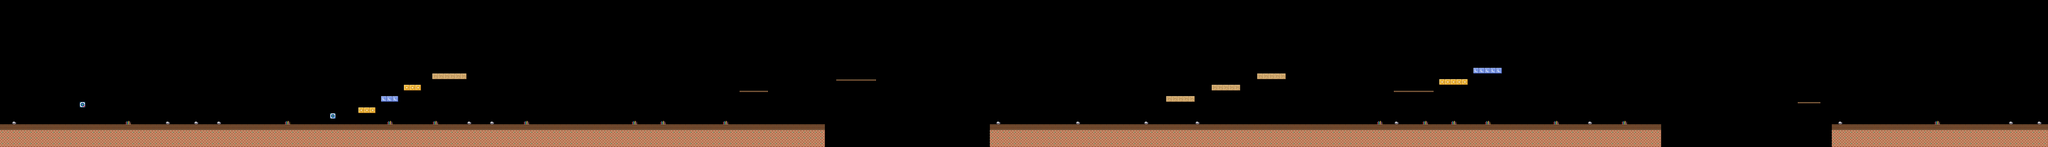

Below is a game level as drawn by its tile map, then a one-line description and the .tmx that defines it (tile-layer data replaced by summaries):
An orthogonal 360x26 tile map with 32x32 px tiles, 5 tile layers (background, terrain, blocks, collectibles, ...) and 56 objects (20x lily_pad, 8x coin, 5x sign, 5x enemy, 3x page, ...).

<map version="1.10" tiledversion="1.10.2" orientation="orthogonal" renderorder="right-down" width="360" height="26" tilewidth="32" tileheight="32" infinite="0" nextlayerid="8" nextobjectid="57">
 <properties>
  <property name="name" value="The Clockwork Gallery" />
  <property name="subtitle" value="Switches, crumbles and two routes through the machines" />
  <property name="theme" value="clockwork" />
  <property name="music" value="clockwork" />
  <property name="next_level" value="level8.tmx" />
  <property name="par_time" type="int" value="190" />
  <property name="difficulty" type="int" value="7" />
  <property name="switch_period" type="float" value="0.0" />
 </properties>
 <tileset firstgid="1" source="tileset.tsx" />
 <layer id="1" name="background" width="360" height="26">
  <data>[9360 cells, 0 non-empty, 0 distinct tile ids]</data>
 </layer>
 <layer id="2" name="terrain" width="360" height="26">
  <data>[9360 cells, 1227 non-empty, 3 distinct tile ids]</data>
 </layer>
 <layer id="3" name="blocks" width="360" height="26">
  <data>[9360 cells, 42 non-empty, 5 distinct tile ids]</data>
 </layer>
 <layer id="4" name="collectibles" width="360" height="26">
  <data>[9360 cells, 0 non-empty, 0 distinct tile ids]</data>
 </layer>
 <layer id="5" name="decorations" width="360" height="26">
  <data>[9360 cells, 30 non-empty, 2 distinct tile ids]</data>
 </layer>
 <objectgroup id="7" name="entities">
  <object id="1" name="" type="sign" x="224" y="672" width="32" height="32">
   <properties>
    <property name="text" value="The advanced chapter begins here.&#10;Read every mechanism before choosing&#10;the fast route." />
   </properties>
  </object>
  <object id="2" name="" type="enemy" x="800" y="672" width="32" height="32">
   <properties>
    <property name="kind" value="scorpion" />
    <property name="edge_aware" type="bool" value="true" />
    <property name="patrol_tiles" type="int" value="2" />
   </properties>
  </object>
  <object id="3" name="" type="page" x="1184" y="544" width="32" height="32">
   <properties>
    <property name="index" type="int" value="0" />
   </properties>
  </object>
  <object id="4" name="" type="sign" x="1536" y="672" width="32" height="32">
   <properties>
    <property name="text" value="First combination: bump the toggle,&#10;climb the solid colour, then run&#10;before the crumble floor gives way." />
   </properties>
  </object>
  <object id="5" name="" type="coin" x="2432" y="384" width="32" height="32" />
  <object id="6" name="" type="coin" x="2496" y="384" width="32" height="32" />
  <object id="7" name="" type="coin" x="2560" y="384" width="32" height="32" />
  <object id="8" name="" type="checkpoint" x="2912" y="640" width="32" height="64" />
  <object id="9" name="" type="enemy" x="3232" y="672" width="32" height="32">
   <properties>
    <property name="kind" value="hedgehog" />
    <property name="edge_aware" type="bool" value="true" />
    <property name="patrol_tiles" type="int" value="2" />
   </properties>
  </object>
  <object id="10" name="" type="sign" x="3424" y="672" width="32" height="32">
   <properties>
    <property name="text" value="The lower clockwalk is safe.&#10;The upper gallery combines&#10;sun/moon stairs with moving seats." />
   </properties>
  </object>
  <object id="11" name="" type="wheel" x="3808" y="448" width="256" height="256">
   <properties>
    <property name="seats" type="int" value="5" />
    <property name="speed" type="int" value="27" />
    <property name="style" value="gear" />
    <property name="seat_width" type="int" value="64" />
   </properties>
  </object>
  <object id="12" name="" type="page" x="4256" y="480" width="32" height="32">
   <properties>
    <property name="index" type="int" value="1" />
   </properties>
  </object>
  <object id="13" name="" type="lily_pad" x="4640" y="712" width="96" height="32">
   <properties>
    <property name="flower" type="bool" value="true" />
   </properties>
  </object>
  <object id="14" name="" type="lily_pad" x="4736" y="712" width="96" height="32">
   <properties>
    <property name="flower" type="bool" value="false" />
   </properties>
  </object>
  <object id="15" name="" type="lily_pad" x="4832" y="712" width="96" height="32">
   <properties>
    <property name="flower" type="bool" value="true" />
   </properties>
  </object>
  <object id="16" name="" type="lily_pad" x="4928" y="712" width="96" height="32">
   <properties>
    <property name="flower" type="bool" value="false" />
   </properties>
  </object>
  <object id="17" name="" type="lily_pad" x="5024" y="712" width="96" height="32">
   <properties>
    <property name="flower" type="bool" value="true" />
   </properties>
  </object>
  <object id="18" name="" type="lily_pad" x="5120" y="712" width="96" height="32">
   <properties>
    <property name="flower" type="bool" value="false" />
   </properties>
  </object>
  <object id="19" name="" type="lily_pad" x="5216" y="712" width="96" height="32">
   <properties>
    <property name="flower" type="bool" value="true" />
   </properties>
  </object>
  <object id="20" name="" type="lily_pad" x="5312" y="712" width="96" height="32">
   <properties>
    <property name="flower" type="bool" value="false" />
   </properties>
  </object>
  <object id="21" name="" type="lily_pad" x="5408" y="712" width="96" height="32">
   <properties>
    <property name="flower" type="bool" value="true" />
   </properties>
  </object>
  <object id="22" name="" type="lily_pad" x="5504" y="712" width="96" height="32">
   <properties>
    <property name="flower" type="bool" value="false" />
   </properties>
  </object>
  <object id="23" name="" type="fountain" x="4672" y="448" width="32" height="224">
   <properties>
    <property name="on" type="float" value="2.0" />
    <property name="off" type="float" value="1.2" />
   </properties>
  </object>
  <object id="24" name="" type="moving_platform" x="5056" y="480" width="96" height="32">
   <properties>
    <property name="axis" value="vertical" />
    <property name="distance" type="int" value="4" />
    <property name="speed" type="int" value="58" />
    <property name="reverse" type="bool" value="true" />
   </properties>
  </object>
  <object id="25" name="" type="checkpoint" x="5696" y="640" width="32" height="64" />
  <object id="26" name="" type="sign" x="5888" y="672" width="32" height="32">
   <properties>
    <property name="text" value="Second combination: wait for the fountain&#10;to lift you, then slash the spined guard&#10;from the side before the gate." />
   </properties>
  </object>
  <object id="27" name="" type="enemy" x="6336" y="672" width="32" height="32">
   <properties>
    <property name="kind" value="hedgehog" />
    <property name="edge_aware" type="bool" value="true" />
    <property name="patrol_tiles" type="int" value="2" />
   </properties>
  </object>
  <object id="28" name="" type="page" x="7168" y="384" width="32" height="32">
   <properties>
    <property name="index" type="int" value="2" />
   </properties>
  </object>
  <object id="29" name="" type="drum" x="7648" y="672" width="32" height="32" />
  <object id="30" name="" type="sign" x="7520" y="672" width="32" height="32">
   <properties>
    <property name="text" value="The drum is the key to the balcony.&#10;Hold jump when you land on it." />
   </properties>
  </object>
  <object id="31" name="" type="checkpoint" x="8640" y="640" width="32" height="64" />
  <object id="32" name="" type="enemy" x="9024" y="672" width="32" height="32">
   <properties>
    <property name="kind" value="jar" />
    <property name="edge_aware" type="bool" value="true" />
    <property name="patrol_tiles" type="int" value="2" />
   </properties>
  </object>
  </objectgroup>
</map>
<!-- 24 of 56 objects omitted -->
